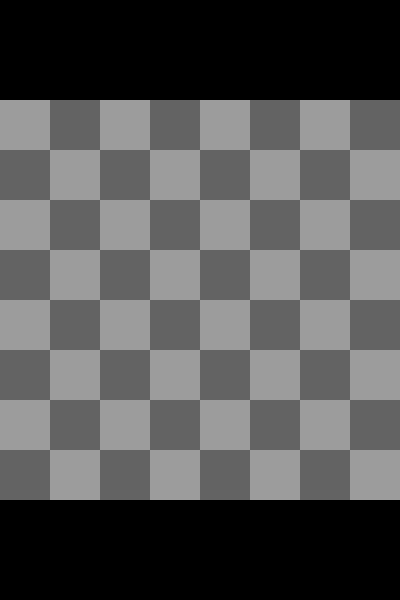
Frame 1 (no input)
Frame 60 (the mouse pressed at the canvas centre just before this capture): identical to frame 1, image omitted
Frame 120 (the mouse held since frame 60 and released just before this capture): identical to frame 1, image omitted

The Processing sketch that drew this single still picture (run headless with seeded random() and noise(); from frame 60 on, the mouse is pressed at the canvas centre):

// Processing sketch: level_sum
// ── level_sum.pde

void setup() {
  size(400, 600);
  size=float(width)/fSize;
  yst=float(height-width)/2;
}

void draw() {
  background(0);
  fieldDraw();
}

void fieldDraw()
{
  noStroke();
  for (int i=0; i<fSize; i++)
  {
    for (int j=0; j<fSize; j++)
    {
      if ((i+j)%2==0)fill(156);
      else fill(99);
      rect(i*size, yst+j*size, size, size);
    }
  }
}

// ── stone.pde
void stone(int lvl,int x,int y)
{
  
}

// ── vars.pde
//ui
int fSize=8;

float
size,
yst;
